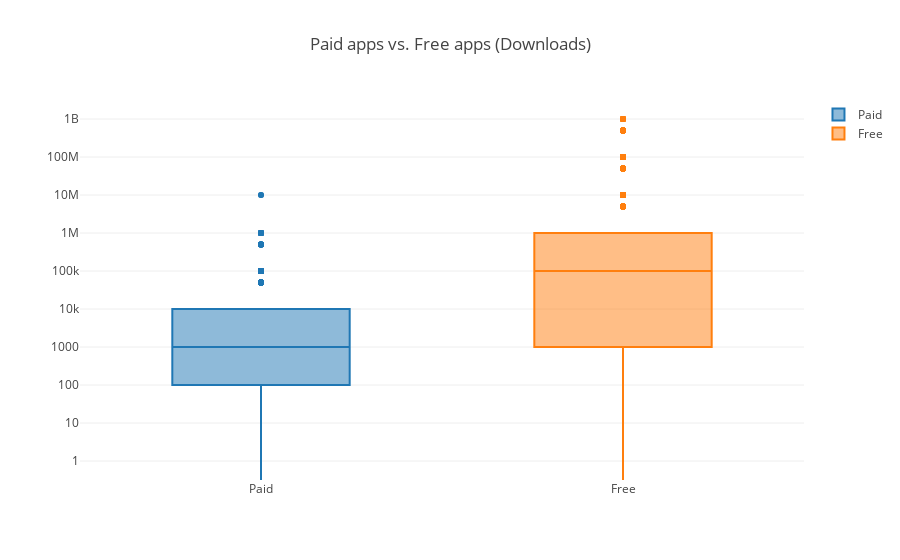

Notebook code for this chart:
### Markdown cell above
## 10. Popularity of paid apps vs free apps

<p>For apps in the Play Store today, there are five types of pricing strategies: free, freemium, paid, paymium, and subscription. Let's focus on free and paid apps only. Some characteristics of free apps are:</p>
<ul>
<li>Free to download.</li>
<li>Main source of income often comes from advertisements.</li>
<li>Often created by companies that have other products and the app serves as an extension of those products.</li>
<li>Can serve as a tool for customer retention, communication, and customer service.</li>
</ul>
<p>Some characteristics of paid apps are:</p>
<ul>
<li>Users are asked to pay once for the app to download and use it.</li>
<li>The user can't really get a feel for the app before buying it.</li>
</ul>
<p>Are paid apps are installed as much as free apps? It turns out that paid apps have a relatively lower number of installs than free apps, though the difference is not as stark as we would have expected!</p>

### Code cell
trace0 = go.Box(
    # Data for paid apps
    y=apps['Installs'][apps['Type']=='Paid'],
    name = 'Paid'
)

trace1 = go.Box(
    # Data for free apps
    y=apps['Installs'][apps['Type']=='Free'],
    name = 'Free'
)

layout = go.Layout(
    title = "Paid apps vs. Free apps (Downloads)",
    yaxis = dict(
       type = 'log', 
        autorange = True
    )
)

# Add trace0 and trace1 to a list for plotting
data = [trace0,trace1]
plotly.offline.iplot({'data': data, 'layout': layout})

### Figure 1 — Plotly figure (JSON) as saved in the notebook; plotly's stock layout.template omitted (floating-point values rounded to 4 significant figures; data arrays with more than 128 entries replaced by an {"elided": "..."} marker saying what was removed)
{"data": [{"name": "Paid", "type": "box", "uid": "305c618c-df7a-410e-bf29-6e930866ad8c", "y": {"elided": "756 int values"}}, {"name": "Free", "type": "box", "uid": "14af4ab2-9d6e-477e-be1f-4629b86a1b71", "y": {"elided": "8902 int values"}}], "layout": {"title": {"text": "Paid apps vs. Free apps (Downloads)"}, "yaxis": {"autorange": true, "type": "log"}}}
